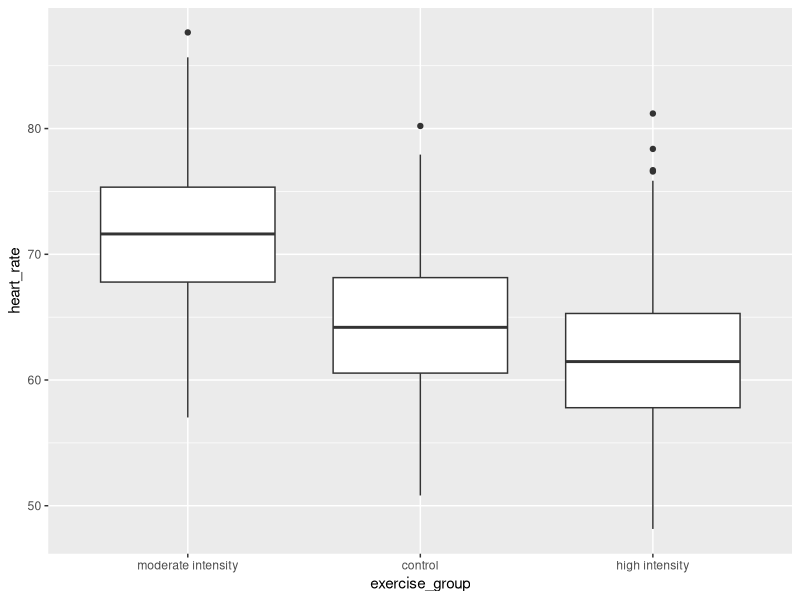

Generate this figure with R: (Note: this script raises an error after producing the figure.)
## ---- chunk 1
library(tidyverse)
heart_rate <- read_csv("data/simulated_heart_rates.csv")
## ---- chunk 2
heart_rate %>% 
  mutate(exercise_group = fct_reorder(exercise_group,
                                      heart_rate,
                                      .fun='mean',
                                      .desc = TRUE))  %>% 
  ggplot(aes(exercise_group, heart_rate)) + 
  geom_boxplot()
## ---- chunk 3
anova(lm(heart_rate ~ exercise_group, data = heart_rate))
## ---- chunk 4
text_tbl <- data.frame('source' = c('treatments', 'error', 'total'),
                       'df'     = c("$k - 1$", "$k(n - 1)$", "$nk - 1$"),
                       'SS'     = c(
                         "$n\\sum(\\bar{y_i} - \\bar{y_.})^2$",
                         "$\\sum\\sum({y_{ij}} - \\bar{y_i})^2$",
                         "$\\sum\\sum({y_{ij}} - \\bar{y_.})^2$")
                       )

kable(text_tbl, 'latex',
      booktabs=T, escape = F,
      caption = 'Table example') %>%
  kable_styling(latex_options = "hold_position", full_width = F) %>%
  column_spec(1, bold = T) %>%
  column_spec(3, width = '14cm')
## ---- chunk 5
heart_rate %>% mutate(exercise_group = fct_reorder(exercise_group, 
                                                   heart_rate, 
                                                   .fun='median', 
                                                   .desc = TRUE))  %>% 
  ggplot(aes(exercise_group, heart_rate)) + 
  geom_boxplot(alpha=0.1, linewidth=0.1) +
  geom_jitter(alpha=0.1) 
## ---- chunk 6
heart_rate %>% mutate(exercise_group = fct_reorder(exercise_group, 
                                                   heart_rate, 
                                                   .fun='mean', 
                                                   .desc = TRUE))  %>% 
  ggplot(aes(exercise_group, heart_rate)) + 
  geom_boxplot(alpha=0.1, linewidth=0.1) +
  geom_jitter(alpha=0.1) +
  geom_smooth(method = "lm", 
              aes(group=1), 
              se=FALSE, 
              linewidth=0.7)
## ---- chunk 7
heart_rate %>% 
  group_by(exercise_group) %>% 
  summarise(mean = mean(heart_rate))
## ---- chunk 8
confint(lm(heart_rate ~ exercise_group, data = heart_rate))
## ---- chunk 9
lm(heart_rate ~ exercise_group, data = heart_rate)
## ---- chunk 10
### save the linear model as an object
model <- lm(heart_rate ~ exercise_group, data = heart_rate)
### predict heart rates for a new group of controls
predict(model, 
        data.frame(exercise_group = "control"), 
        interval = "prediction", 
        level = 0.95)
## ---- chunk 11
lm(heart_rate ~ exercise_group, data = heart_rate)
## ---- chunk 12
summary(lm(heart_rate ~ exercise_group + sex, data = heart_rate))
## ---- chunk 13
summary(lm(heart_rate ~ exercise_group + sex + age, data = heart_rate))
## ---- chunk 14
# delta = the observed effect size between groups
# sd = standard deviation
# significance level (Type 1 error probability or false positive rate) = 0.05
# type = two-sample t-test
# What is the minimum sample size we would need at 80% power?

controlMean <- heart_rate %>%
  filter(exercise_group == "control") %>%
  summarise(mean = mean(heart_rate)) 
moderateMean <- heart_rate %>%
  filter(exercise_group == "moderate intensity") %>%
  summarise(mean = mean(heart_rate)) 
delta <- controlMean - moderateMean
power.t.test(delta = delta[[1]], sd = sd(heart_rate$heart_rate), 
             sig.level = 0.05, type = "two.sample", power = 0.8)
